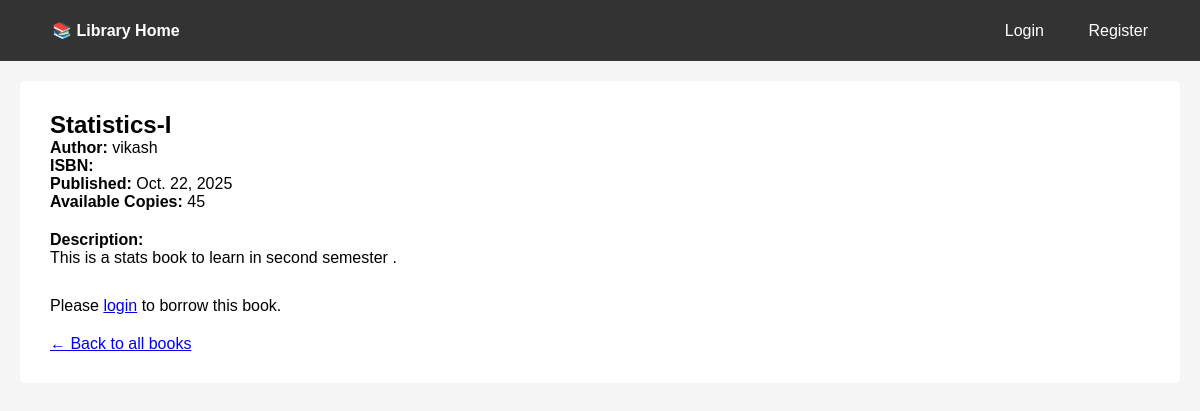
Screenshot of /book/1/ with the database file from the repository.
### libraryapp/models.py (models this page shows, shortened)
class Book(models.Model):
    title = models.CharField(max_length=200)
    author = models.CharField(max_length=100)
    published_date = models.DateField()
    copies_available = models.IntegerField(default=1)
    description = models.TextField(blank=True)
    no_of_pages=models.IntegerField(max_length=5)
    price=models.IntegerField(max_length=5)
    semester=models.CharField(max_length=100)
    cover_image=models.ImageField(upload_to='media/')
    date_added=models.DateTimeField(default=timezone.now)

### libraryapp/views.py (the view)
# urls.py: path('book/<int:pk>/', views.book_detail, name='book_detail'),
def book_detail(request, pk):
    book = get_object_or_404(Book, pk=pk)
    return render(request, 'libraryapp/book_details.html', {'book': book})

### libraryapp/templates/libraryapp/book_details.html
{% extends 'libraryapp/base.html' %}
{% block content %}
<div style="background: white; padding: 30px; border-radius: 5px;">
    <h2>{{ book.title }}</h2>
    <p><strong>Author:</strong> {{ book.author }}</p>
    <p><strong>ISBN:</strong> {{ book.isbn }}</p>
    <p><strong>Published:</strong> {{ book.published_date }}</p>
    <p><strong>Available Copies:</strong> {{ book.copies_available }}</p>
    {% if book.description %}
        <p style="margin-top: 20px;"><strong>Description:</strong></p>
        <p>{{ book.description }}</p>
    {% endif %}
    <div style="margin-top: 30px;">
        {% if user.is_authenticated %}
            {% if book.copies_available > 0 %}
                <a href="{% url 'borrow_book' book.pk %}" class="btn">Borrow This Book</a>
            {% else %}
                <p style="color: red;">This book is currently unavailable</p>
            {% endif %}
        {% else %}
            <p>Please <a href="{% url 'login' %}">login</a> to borrow this book.</p>
        {% endif %}
    </div>
    <a href="{% url 'book_list' %}" style="display: inline-block; margin-top: 20px;">← Back to all books</a>
</div>
{% endblock %}

### libraryapp/templates/libraryapp/base.html (style rules this page uses)
* { margin: 0; padding: 0; box-sizing: border-box; }
body { font-family: Arial, sans-serif; background-color: #f5f5f5; }

### rows the page displays
Book: title "Statistics-I", author "vikash", published_date "Oct. 22, 2025", copies_available "45", description "This is a stats book to learn in second semester ."
